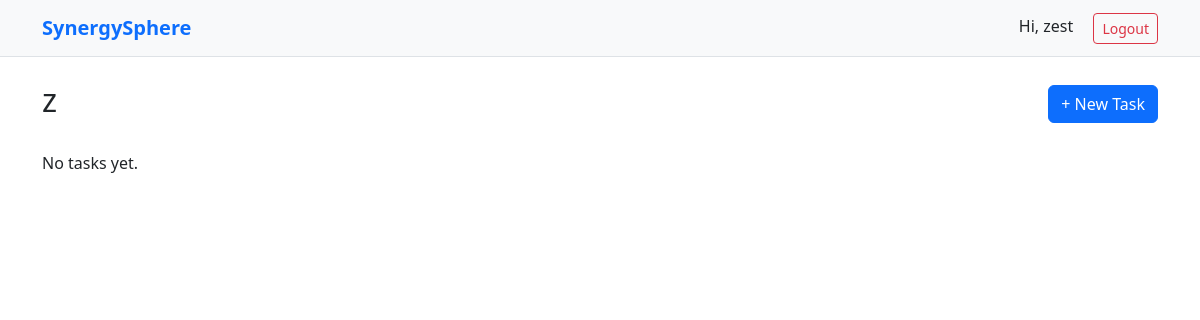
/project/1 (signed in), run on an earlier commit of the app's database.
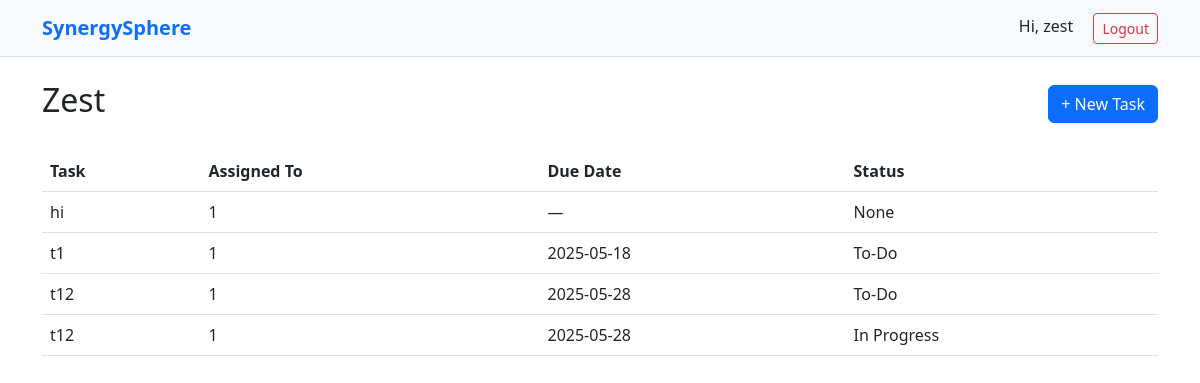
And on a later commit of the database.
### app/models.py (models this page shows)
class User(UserMixin, db.Model):
    id = db.Column(db.Integer, primary_key=True)
    first_name = db.Column(db.String(50))
    last_name = db.Column(db.String(50))
    email = db.Column(db.String(120), unique=True, nullable=False)
    password = db.Column(db.String(200), nullable=False)

class Project(db.Model):
    id = db.Column(db.Integer, primary_key=True)
    name = db.Column(db.String(150), nullable=False)
    description = db.Column(db.Text)
    tags = db.relationship('Tag', secondary=project_tags, backref='projects')
    project_manager_id = db.Column(db.Integer, db.ForeignKey('user.id'))
    project_manager = db.relationship('User', foreign_keys=[project_manager_id])
    deadline = db.Column(db.Date)
    priority = db.Column(db.String(10))  # e.g. 'low', 'medium', 'high'
    image = db.Column(db.BLOB)  # store file
    owner_id = db.Column(db.Integer, db.ForeignKey('user.id'))
    created_at = db.Column(db.DateTime, default=datetime.utcnow)

class Task(db.Model):
    id = db.Column(db.Integer, primary_key=True)
    name = db.Column(db.String(150), nullable=False)
    description = db.Column(db.Text)
    assignee_id = db.Column(db.Integer, db.ForeignKey('user.id'))
    project_id = db.Column(db.Integer, db.ForeignKey('project.id'))
    due_date = db.Column(db.Date)
    status = db.Column(db.String(50), default="To-Do")
    image = db.Column(db.BLOB)  # stores filename/path
    tags = db.relationship('Tag', secondary=task_tags, backref='tasks')

### app/routes.py (the view)
@main.route('/project/<int:project_id>', methods=['GET', 'POST'])
@login_required
def project_detail(project_id):
    project = Project.query.get_or_404(project_id)
    tasks = Task.query.filter_by(project_id=project.id).all()
    return render_template('project_detail.html', project=project, tasks=tasks)

### app/routes.py (called while the page is built)
@login_manager.user_loader
def load_user(user_id):
    return User.query.get(int(user_id))

### app/templates/project_detail.html (shortened to what this page needs)
{% extends "base.html" %}
{% block content %}
<div class="d-flex justify-content-between align-items-center mb-4">
    <h2>{{ project.name }}</h2>
    <a href="{{ url_for('main.new_task', project_id=project.id) }}" class="btn btn-primary">+ New Task</a>
</div>
{% if tasks %}
<table class="table table-hover">
    <thead>
        <tr>
            <th>Task</th>
            <th>Assigned To</th>
            <th>Due Date</th>
            <th>Status</th>
        </tr>
    </thead>
    <tbody>
        {% for task in tasks %}
        <tr>
            <td>{{ task.name }}</td>
            <td>{{ task.assignee_id }}</td>
            <td>{{ task.due_date.strftime('%Y-%m-%d') if task.due_date else '—' }}</td>
            <td>{{ task.status }}</td>
        </tr>
        {% endfor %}
    </tbody>
</table>
{% else %}
<p>No tasks yet.</p>
{% endif %}
{% endblock %}

### app/templates/base.html (shortened to what this page needs)
<!DOCTYPE html>
<html lang="en">
<head>
    <link href="https://cdn.jsdelivr.net/npm/bootstrap@5.3.0/dist/css/bootstrap.min.css" rel="stylesheet">
</head>
<body>
    <nav class="navbar navbar-expand-lg navbar-light bg-light border-bottom mb-4">
        <div class="container">
            <a class="navbar-brand text-primary fw-bold" href="{{ url_for('main.dashboard') }}">SynergySphere</a>
            {% if current_user.is_authenticated %}
            <div class="ms-auto">
                <span class="me-3">Hi, {{ current_user.first_name }}</span>
                <a href="{{ url_for('main.logout') }}" class="btn btn-outline-danger btn-sm">Logout</a>
            </div>
            {% endif %}
        </div>
    </nav>
    <div class="container">
        {% block content %}{% endblock %}
    </div>
</body>
</html>

What changed in the data, as far as the page shows it:
changed Project: name "z" → "Zest"
added Task: name "hi", assignee_id "1", due_date "—", status "None"
added Task: name "t1", assignee_id "1", due_date "2025-05-18", status "To-Do"
added Task: name "t12", assignee_id "1", due_date "2025-05-28", status "To-Do"
added Task: name "t12", assignee_id "1", due_date "2025-05-28", status "In Progress"
Also different on the page:
text no longer shown: "No tasks yet."
text now shown: "Task Assigned To Due Date Status"
